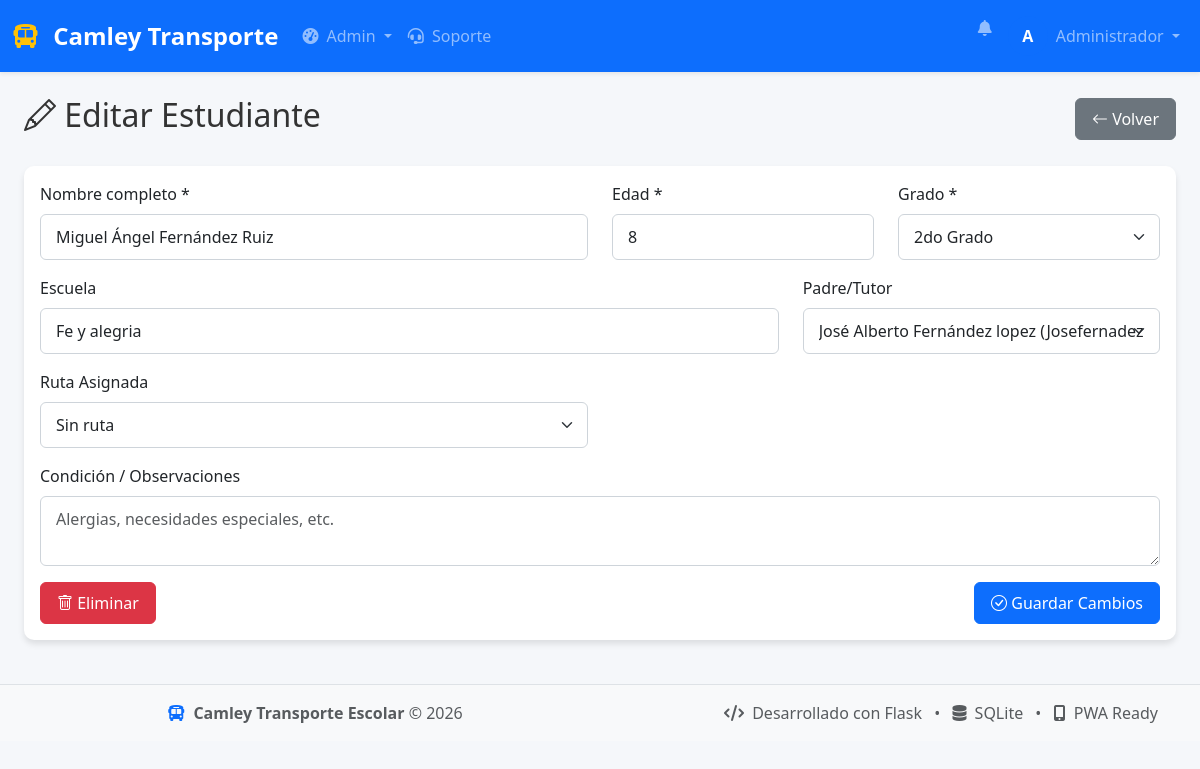
Screenshot of /admin/estudiantes/editar/1 (signed in) with the database file from the repository.
### database.py (models this page shows, shortened)
class Usuario(db.Model):
    __tablename__ = 'usuario'
    id = db.Column(db.Integer, primary_key=True)
    nombre = db.Column(db.String(100), nullable=False)
    email = db.Column(db.String(120), unique=True, nullable=False)
    password = db.Column(db.String(200), nullable=False)
    telefono = db.Column(db.String(20))
    direccion = db.Column(db.String(200))
    genero = db.Column(db.String(10))
    rol = db.Column(db.String(20), nullable=False)  # 'admin', 'padre', 'conductor'
    activo = db.Column(db.Boolean, default=True)
    fecha_registro = db.Column(db.DateTime, default=datetime.utcnow)
    hijos = db.relationship('Estudiante', backref='padre_rel',
                        foreign_keys='Estudiante.padre_id', lazy=True)
    rutas = db.relationship('Ruta', backref='conductor_rel',
                        foreign_keys='Ruta.conductor_id', lazy=True)
    notificaciones = db.relationship('Notificacion', backref='usuario', lazy=True)
    @property
    def is_authenticated(self):
        return True

class Estudiante(db.Model):
    __tablename__ = 'estudiante'
    id = db.Column(db.Integer, primary_key=True)
    nombre = db.Column(db.String(100), nullable=False)
    edad = db.Column(db.Integer)
    genero = db.Column(db.String(10))
    grado = db.Column(db.String(50))
    escuela = db.Column(db.String(200))
    condicion = db.Column(db.String(200))
    padre_id = db.Column(db.Integer, db.ForeignKey('usuario.id'))
    ruta_id = db.Column(db.Integer, db.ForeignKey('ruta.id'))
    fecha_inscripcion = db.Column(db.DateTime, default=datetime.utcnow)
    activo = db.Column(db.Boolean, default=True)
    pagos = db.relationship('Pago', backref='estudiante', lazy=True)
    asistencias = db.relationship('Asistencia', backref='estudiante', lazy=True)

### app.py (the view, shortened to what this page needs)
@app.route('/admin/estudiantes/editar/<int:id>', methods=['GET', 'POST'])
@login_required
def editar_estudiante(id):
    if current_user.rol != 'admin':
        return redirect(url_for('index'))
    estudiante = Estudiante.query.get_or_404(id)
    padres = Usuario.query.filter_by(rol='padre', activo=True).all()
    rutas = Ruta.query.filter_by(activa=True).all()
    return render_template('admin/editar_estudiante.html',
                        estudiante=estudiante,
                        padres=padres,
                        rutas=rutas)

### app.py (called while the page is built)
@login_manager.user_loader
def load_user(user_id):
    return Usuario.query.get(int(user_id))

@app.context_processor
def inject_now():
    return {'now': datetime.utcnow()}

### templates/admin/editar_estudiante.html (shortened to what this page needs)
{% extends "base.html" %}
{% block content %}
<div class="container-fluid">
    <div class="d-flex justify-content-between align-items-center mb-4">
        <h2>
            <i class="bi bi-pencil"></i> Editar Estudiante
        </h2>
        <a href="{{ url_for('admin_estudiantes') }}" class="btn btn-secondary">
            <i class="bi bi-arrow-left"></i> Volver
        </a>
    </div>
    <div class="card">
        <div class="card-body">
            <form method="POST" action="{{ url_for('editar_estudiante', id=estudiante.id) }}">
                <div class="row">
                    <div class="col-md-6 mb-3">
                        <label class="form-label">Nombre completo *</label>
                        <input type="text" class="form-control" name="nombre"
                            value="{{ estudiante.nombre }}" required>
                    </div>
                    <div class="col-md-3 mb-3">
                        <label class="form-label">Edad *</label>
                        <input type="number" class="form-control" name="edad"
                            value="{{ estudiante.edad }}" required min="3" max="18">
                    </div>
                    <div class="col-md-3 mb-3">
                        <label class="form-label">Grado *</label>
                        <select class="form-select" name="grado" required>
                            {% for grado_opcion in ['Pre-escolar', '1er Grado', '2do Grado', '3er Grado',
                                                '4to Grado', '5to Grado', '6to Grado', 'Secundaria'] %}
                            <option value="{{ grado_opcion }}"
                                    {% if estudiante.grado == grado_opcion %}selected{% endif %}>
                                {{ grado_opcion }}
                            </option>
                            {% endfor %}
                        </select>
                    </div>
                </div>
                <div class="row">
                    <div class="col-md-8 mb-3">
                        <label class="form-label">Escuela</label>
                        <input type="text" class="form-control" name="escuela"
                            value="{{ estudiante.escuela or '' }}">
                    </div>
                    <div class="col-md-4 mb-3">
                        <label class="form-label">Padre/Tutor</label>
                        <select class="form-select" name="padre_id">
                            {% for padre in padres %}
                            <option value="{{ padre.id }}"
                                    {% if estudiante.padre_id == padre.id %}selected{% endif %}>
                                {{ padre.nombre }} ({{ padre.email }})
                            </option>
                            {% endfor %}
                        </select>
                    </div>
                </div>
                <div class="row">
                    <div class="col-md-6 mb-3">
                        <label class="form-label">Ruta Asignada</label>
                        <select class="form-select" name="ruta_id">
                            <option value="">Sin ruta</option>
                        </select>
                    </div>
                </div>
                <div class="mb-3">
                    <label class="form-label">Condición / Observaciones</label>
                    <textarea class="form-control" name="condicion" rows="2"
                            placeholder="Alergias, necesidades especiales, etc.">{{ estudiante.condicion or '' }}</textarea>
                </div>
                <div class="d-flex justify-content-between">
                    <button type="button" class="btn btn-danger"
                            onclick="confirmarEliminacion({{ estudiante.id }})">
                        <i class="bi bi-trash"></i> Eliminar
                    </button>
                    <button type="submit" class="btn btn-primary">
                        <i class="bi bi-check-circle"></i> Guardar Cambios
                    </button>
                </div>
            </form>
        </div>
    </div>
</div>
{% endblock %}

### templates/base.html (shortened to what this page needs)
<!DOCTYPE html>
<html lang="es" data-bs-theme="{% if session.get('modo_oscuro') %}dark{% else %}light{% endif %}">
<head>
    <link href="https://cdn.jsdelivr.net/npm/bootstrap@5.3.0/dist/css/bootstrap.min.css" rel="stylesheet">
    <link rel="stylesheet" href="https://cdn.jsdelivr.net/npm/bootstrap-icons@1.11.3/font/bootstrap-icons.css">
    <link rel="stylesheet" href="https://cdnjs.cloudflare.com/ajax/libs/font-awesome/6.4.0/css/all.min.css">
    <link rel="stylesheet" href="https://unpkg.com/leaflet@1.9.4/dist/leaflet.css" />
    <link rel="stylesheet" href="{{ url_for('static', filename='css/style.css') }}">
</head>
<body class="{% if session.get('modo_oscuro') %}dark-mode{% endif %}">
    <nav class="navbar navbar-expand-lg navbar-dark bg-primary shadow-sm">
        <div class="container-fluid">
            <a class="navbar-brand" href="{{ url_for('index') }}">
                <i class="fas fa-bus me-2"></i>
                <strong>Camley Transporte</strong>
            </a>
            <div class="collapse navbar-collapse" id="navbarMain">
                <ul class="navbar-nav me-auto">
                    {% if current_user.is_authenticated %}
                        {% if current_user.rol == 'admin' %}
                        <li class="nav-item dropdown">
                            <a class="nav-link dropdown-toggle" href="#" role="button" data-bs-toggle="dropdown">
                                <i class="fas fa-tachometer-alt me-1"></i> Admin
                            </a>
                        </li>
                        <li class="nav-item">
                            <a class="nav-link" href="{{ url_for('admin_soporte') }}">
                                <i class="fas fa-headset me-1"></i> Soporte
                            </a>
                        </li>
                        {% endif %}
                    {% endif %}
                </ul>
                <ul class="navbar-nav ms-auto">
                    {% if current_user.is_authenticated %}
                        <li class="nav-item dropdown">
                            <a class="nav-link position-relative" href="#" role="button" data-bs-toggle="dropdown">
                                <i class="fas fa-bell"></i>
                                {% set unread_notifications = [] %}
                                {% for notif in current_user.notificaciones if not notif.leida %}
                                    {% set _ = unread_notifications.append(notif) %}
                                {% endfor %}
                            </a>
                        </li>
                        <li class="nav-item dropdown">
                            <a class="nav-link dropdown-toggle" href="#" role="button" data-bs-toggle="dropdown">
                                <div class="d-inline-flex align-items-center">
                                    <div class="user-avatar me-2">
                                        {{ current_user.nombre[0]|upper }}
                                    </div>
                                    <span class="d-none d-md-inline">{{ current_user.nombre }}</span>
                                </div>
                            </a>
                        </li>
                    {% endif %}
                </ul>
            </div>
        </div>
    </nav>
    <main class="container-fluid py-4">
        {% block content %}{% endblock %}
    </main>
    <footer class="footer mt-auto py-3 bg-light border-top">
        <div class="container">
            <div class="row">
                <div class="col-md-6">
                    <span class="text-muted">
                        <i class="fas fa-bus text-primary me-1"></i>
                        <strong>Camley Transporte Escolar</strong> &copy; {{ now.year if now else '2024' }}
                    </span>
                </div>
                <div class="col-md-6 text-end">
                    <span class="text-muted">
                        <i class="fas fa-code me-1"></i> Desarrollado con Flask
                        <span class="mx-2">•</span>
                        <i class="fas fa-database me-1"></i> SQLite
                        <span class="mx-2">•</span>
                        <i class="fas fa-mobile-alt me-1"></i> PWA Ready
                    </span>
                </div>
            </div>
        </div>
    </footer>
</body>
</html>

### static/css/style.css (style rules this page uses)
:root { --primary-color: #0d6efd; --secondary-color: #6c757d; --success-color: #198754; --danger-color: #dc3545; --warning-color: #ffc107; --info-color: #0dcaf0; --light-color: #f8f9fa; --dark-color: #212529; }
body { font-family: 'Segoe UI', Tahoma, Geneva, Verdana, sans-serif; background-color: #f5f7fa; color: #333; transition: background-color 0.3s, color 0.3s; min-height: 100vh; }
.navbar-brand { font-weight: 700; font-size: 1.5rem; }
.navbar-brand i { color: #ffc107; }
.user-avatar { width: 40px; height: 40px; border-radius: 50%; background-color: var(--primary-color); color: white; display: flex; align-items: center; justify-content: center; font-weight: bold; }
.card { border-radius: 10px; box-shadow: 0 4px 6px rgba(0, 0, 0, 0.1); border: none; transition: transform 0.3s, box-shadow 0.3s; margin-bottom: 20px; }
.btn { border-radius: 6px; font-weight: 500; padding: 8px 16px; transition: all 0.3s; }
.btn-primary { background-color: var(--primary-color); border-color: var(--primary-color); }
.btn-danger { background-color: var(--danger-color); border-color: var(--danger-color); }
.form-control, .form-select { border-radius: 6px; border: 1px solid #ced4da; padding: 10px 15px; }
.form-label { font-weight: 500; margin-bottom: 8px; }
.footer { margin-top: 40px; padding: 20px 0; background-color: var(--dark-color); color: white; text-align: center; }

### rows the page displays
Usuario: nombre "A", nombre "Administrador"
Estudiante: nombre "Miguel Ángel Fernández Ruiz", edad "8", grado "2do Grado", escuela "Fe y alegria", padre_id "José Alberto Fernández lopez (Josefernadez.lopez@gmail.com)"
